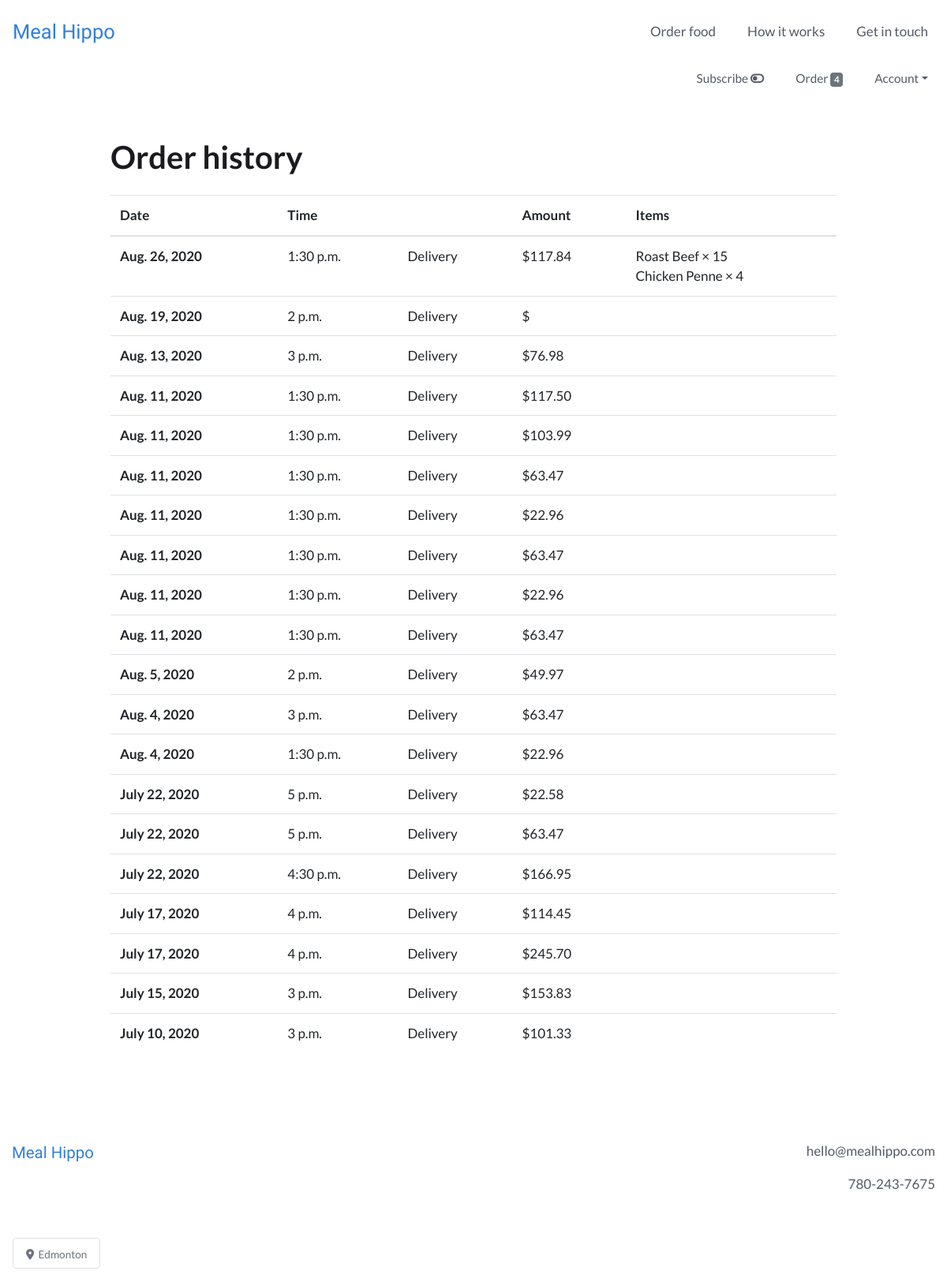
/order/history (signed in), run on an earlier commit of the app's database.
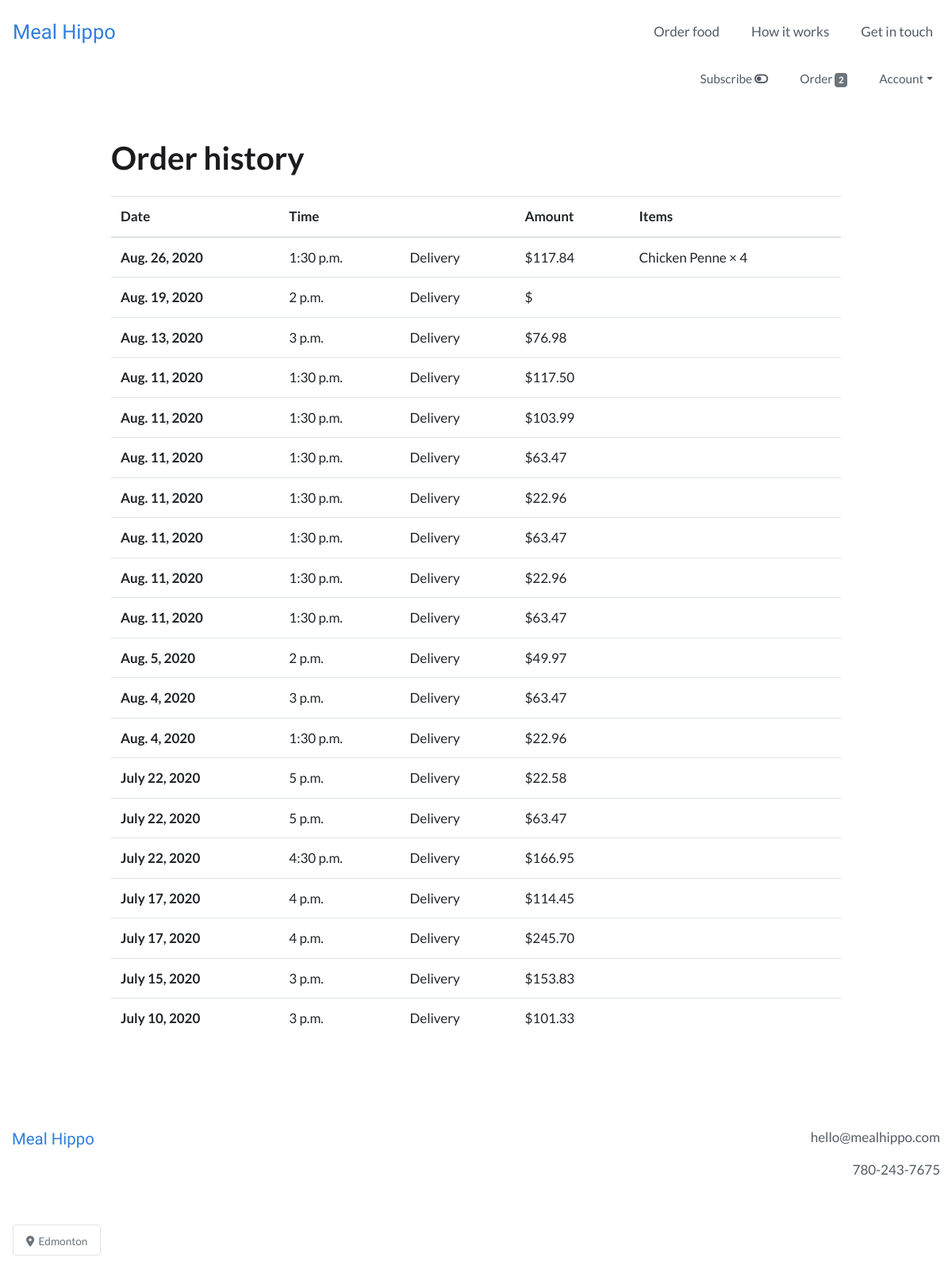
And on a later commit of the database.
### users/models.py (models this page shows, shortened)
class CustomUser(AbstractBaseUser):
    email = models.EmailField(unique=True)
    is_active = models.BooleanField(default=True)
    is_admin = models.BooleanField(default=False)
    objects = CustomUserManager()
    USERNAME_FIELD = 'email'
    REQUIRED_FIELDS = []

### webplatform/models.py (models this page shows, shortened)
class Order(models.Model):
    user = models.ForeignKey(settings.AUTH_USER_MODEL, on_delete=models.CASCADE)
    items = models.ManyToManyField(OrderItem)
    to_be_delivered = models.BooleanField(default=True)
    delivery_date = models.DateField(null=True)
    delivery_time = models.TimeField(null=True)
    notes = models.TextField(blank=True, null=True, verbose_name='Order notes')
    is_completed = models.BooleanField(default=False)
    payment = models.ForeignKey(Payment, on_delete=models.SET_NULL, blank=True, null=True)
    created_at = models.DateTimeField(auto_now_add=True)
    modified_at = models.DateTimeField(auto_now=True)

class Payment(models.Model):
    stripe_charge_id = models.CharField(max_length=50)
    user = models.ForeignKey(settings.AUTH_USER_MODEL, on_delete=models.SET_NULL, blank=True, null=True)
    price = models.FloatField()
    timestamp = models.DateTimeField(auto_now=True)

class OrderItem(models.Model):
    user = models.ForeignKey(settings.AUTH_USER_MODEL, on_delete=models.CASCADE)
    item = models.ForeignKey(Item, on_delete=models.CASCADE)
    quantity = models.IntegerField(default=1)
    is_individual = models.BooleanField(default=False)
    is_completed = models.BooleanField(default=False)

class Item(models.Model):
    supplier = models.ForeignKey(Supplier, on_delete=models.CASCADE)
    name = models.CharField(max_length=100)
    description = models.TextField()
    price = models.FloatField()
    minimum_portions = models.IntegerField(blank=True, null=True)
    portion_increment = models.IntegerField(blank=True, null=True)
    minimum_lead_time = models.IntegerField(blank=True, null=True)
    calories = models.CharField(max_length=100, blank=True, null=True)
    protein = models.FloatField(blank=True, null=True)
    fat = models.FloatField(blank=True, null=True)
    carbs = models.FloatField(blank=True, null=True)
    portion_size = models.TextField(blank=True, null=True)
    rank = models.IntegerField(blank=True, null=True)
    is_active = models.BooleanField()
    is_featured = models.BooleanField(default=False)
    created_at = models.DateTimeField(auto_now_add=True)
    modified_at = models.DateTimeField(auto_now=True)

### webplatform/views.py (the view)
# urls.py: path('order/history', views.OrderHistoryView.as_view(), name='order_history_view'),
class OrderHistoryView(IsSubscribedMixin, LoginRequiredMixin, TemplateView):
    login_url = 'login'
    template_name = 'webplatform/order_history_view.html'
    def get_context_data(self, **kwargs):
        context = super().get_context_data(**kwargs)
        context['completed_orders'] = models.Order.objects.filter(user=self.request.user, is_completed=True).order_by('-delivery_date', '-delivery_time')
        return context

### webplatform/templatetags/templatetags.py (called while the page is built)
@register.filter
def cart_item_count(user):
    if user.is_authenticated:
        queryset = models.Order.objects.filter(user=user, is_completed=False)
        if queryset.exists():
            return queryset[0].items.count()
    return 0

### webplatform/views.py (called while the page is built)
    def get_context_data(self, **kwargs):
        context = super(IsSubscribedMixin, self).get_context_data(**kwargs)
        if self.request.user.is_authenticated:
            user_subscription_qs = models.UserSubscription.objects.filter(user=self.request.user)
            user_subscription = user_subscription_qs[0]
            context['is_subscribed'] = user_subscription.is_subscribed
        return context

### webplatform/templates/webplatform/order_history_view.html (shortened to what this page needs)
{% extends 'base.html' %}
{% load static %}
{% load humanize %}
{% block content %}
<div class="container my-5">
  <div class="row my-5">
    <div class="col-md-10 offset-md-1">
      <h1 class="mb-4">Order history</h1>
      <table class="table">
        <thead>
          <tr>
            <th scope="col">Date</th>
            <th scope="col">Time</th>
            <th scope="col"></th>
            <th scope="col">Amount</th>
            <th scope="col">Items</th>
          </tr>
        </thead>
        <tbody>
          {% for completed_order in completed_orders %}
            <tr>
              <th scope="row">{{ completed_order.delivery_date }}</th>
              <td>{{ completed_order.delivery_time }}</td>
              <td>{% if completed_order.to_be_delivered %}Delivery{% else %}Pickup{% endif %}</td>
              <td>${{ completed_order.payment.price|floatformat:2|intcomma }}</td>
              <td>
                {% for order_item in completed_order.items.all %}
                  {{ order_item.item.name }} &times; {{ order_item.quantity }}<br>
                {% endfor %}
              </td>
            </tr>
          {% endfor %}
        </tbody>
      </table>
    </div>
  </div>
</div>
{% endblock %}

### templates/base.html (shortened to what this page needs)
{% load static %}
{% load templatetags %}
<!DOCTYPE html>
<html lang="en" dir="ltr">
  <head>
    <link rel="stylesheet" href="https://stackpath.bootstrapcdn.com/bootstrap/4.4.1/css/bootstrap.min.css">
    <link rel="stylesheet" type="text/css" href="{% static 'style.css' %}">
  </head>
  <body>
    <nav class="navbar navbar-expand-md navbar-light py-3">
      <a class="navbar-brand" href="{% url 'webplatform:home_view' %}">Meal&nbsp;Hippo</a>
      <div class="collapse navbar-collapse" id="navbarText">
        <ul class="navbar-nav ml-auto">
          <li class="nav-item mr-4">
            <a class="nav-link" href="{% url 'webplatform:order_items_view' %}">Order food</a>
          </li>
          <li class="nav-item mr-4">
            <a class="nav-link" href="{% url 'webplatform:support_view' %}">How it works</a>
          </li>
          {% if user.is_authenticated %}
            <li class="nav-item">
          {% else %}
            <li class="nav-item mr-4">
          {% endif %}
            <a class="nav-link" href="{% url 'webplatform:contact_view' %}">Get in touch</a>
          </li>
        </ul>
      </div>
    </nav>
    {% if user.is_authenticated %}
        <nav class="navbar navbar-expand navbar-light user-nav pt-0">
            <ul class="navbar-nav mx-auto ml-md-auto mr-md-0">
              {% if is_subscribed %}
                <li class="nav-item mr-4">
                  <a class="nav-link" data-toggle="modal" data-target="#subscribe_modal" href="">Subscribed <i class="fas fa-toggle-on"></i></a>
                </li>
              {% else %}
                <span data-toggle="tooltip" data-placement="bottom" title="Set up automatic weekly orders and save money">
                  <li class="nav-item mr-4">
                    <a class="nav-link" data-toggle="modal" data-target="#subscribe_modal" href="">Subscribe <i class="fas fa-toggle-off"></i></a>
                  </li>
                </span>
              {% endif %}
              <li class="nav-item mr-4">
                <a class="nav-link" href="{% url 'webplatform:order_items_view' %}">
                  Order <span class="badge badge-secondary">{{ request.user|cart_item_count }}</span>
                </a>
              </li>
              <li class="nav-item dropdown">
                <a class="nav-link dropdown-toggle" data-toggle="dropdown" href="#" role="button" aria-haspopup="true" aria-expanded="false">Account</a>
              </li>
            </ul>
        </nav>
    {% endif %}
    {% block content %}
    {% endblock %}
    <footer>
      <div class="container-fluid text-center py-5 mb-5">
        <div class="row">
          <div class="col-sm text-sm-left mb-4">
            <span class="logo">
              <a href="{% url 'webplatform:home_view' %}">Meal&nbsp;Hippo</a>
            </span>
          </div>
          <div class="col-sm text-sm-right">
            <p>hello@mealhippo.com</p>
            <p>780-243-7675</p>
          </div>
        </div>
      </div>
    </footer>
    <div class="fixed-bottom ml-3 mb-4 location">
      <span class="border rounded text-secondary bg-white px-3 py-2 location-badge">
        <small><i class="fas fa-map-marker-alt"></i>&nbsp;&nbsp;Edmonton</small>
      </span>
    </div>
  </body>
</html>

### static/style.css (style rules this page uses)
:root { --heading: #1B1B1F; --sub_heading: #1B1B1F; --text: #535a66; --logo: #307FDB; --button_dark: #307FDB; --button_light: #388FF4; --link_dark: #307FDB; --link_light: #388FF4; --nav_dark: #535a66; --nav_light: #1B1B1F; --attention_dark: #C1DAFF; --attention_light: #D8E8FF; --attention_text: #0956AF; --splash_focus: #78290F; }
body { color: var(--text); font-family: 'Lato', sans-serif; font-size: 17px; }
a, .btn-link { color: var(--link_dark); }
h1, h2, h3 { font-weight: bold; color: var(--heading); }
.navbar-light .navbar-brand, .logo a { color: var(--logo); font-size: 1.5em; font-family: 'Varela Round', "Arial Rounded MT Bold", "Helvetica Rounded", sans-serif; }
.logo a { font-size: 1.2em; }
.navbar-nav .nav-item a.nav-link { color: var(--nav_dark); }
.user-nav { font-size: 0.9em; }
.location { width: 120px; }

What changed in the data, as far as the page shows it:
removed OrderItem: item.name "Roast Beef", quantity "15", shown under Order "Aug. 26, 2020"
changed CustomUser: user|cart_item_count "4" → "2"
